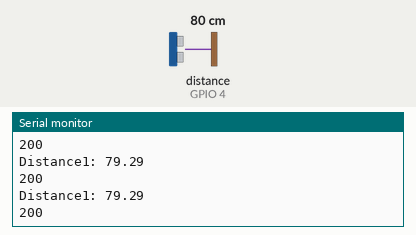
This sketch was run on a simulated ESP8266 (NodeMCU). On the bench: the last lines printed to the serial monitor. Wiring (inferred from the names in the program): ultrasonic range finder: trigger GPIO 5; echo GPIO 4. The inputs (shaded band) are chosen by the test bench; at power-on: distance to the obstacle (sensor on GPIO 4) 80 cm. The echo pulse lasts 58.3 µs per cm; WiFi joins after 1.5 s; servers stay silent unless stated; uploads are accepted with an empty reply.

Above: at 3.2 s.
3.3 s: distance to the obstacle (sensor on GPIO 4) set to 2 cm
At 3.38 s:
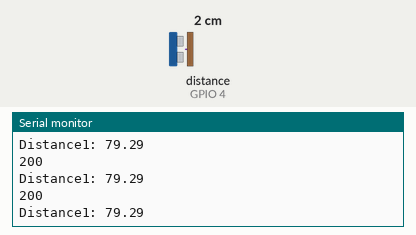
4.8 s: distance to the obstacle (sensor on GPIO 4) set to 4 cm
At 4.89 s:
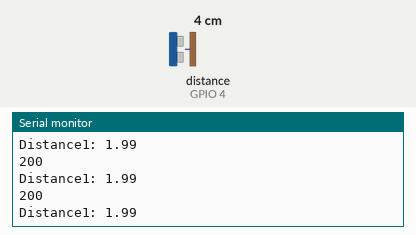
Timing chart, 0 to 7.8 s (numbered marks = the images above; inputs shaded):
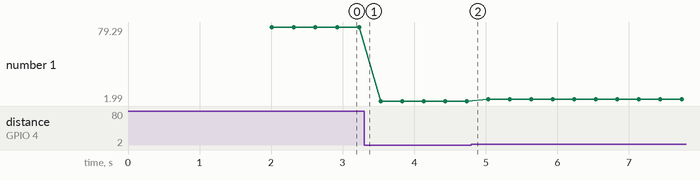

The sketch:

ultrasonic.ino
```cpp
// for the data to send to server


#include<ESP8266WiFi.h>
#include<ESP8266HTTPClient.h>
#include<WiFiClient.h>
char* ssid = "KU Wireless";
char* password = "";

const int trigPin1 = 5;  //D1
const int echoPin1 = 4;  //D2
//const int trigPin2 = 2;  //D4
//const int echoPin2 = 0;  //D3

long duration1;
float distance1;

void setup() {
pinMode(trigPin1, OUTPUT); // Sets the trigPin as an Output
pinMode(echoPin1, INPUT); // Sets the echoPin as an Input
//pinMode(trigPin2, OUTPUT); // Sets the trigPin as an Output
//pinMode(echoPin2, INPUT);
Serial.begin(115200); // Starts the serial communication
WiFi.begin(ssid, password);
while(WiFi.status() != WL_CONNECTED)
{
  Serial.println("Wifi not connecetd");
  delay(1000);
}
Serial.println("WiFi Connected");
Serial.println("IP ADDRESS:");
Serial.println(WiFi.localIP());
}

void loop() {

// Clears the trigPin
digitalWrite(trigPin1, LOW);
//digitalWrite(trigPin2, LOW);
//delayMicroseconds(2);

// Sets the trigPin on HIGH state for 10 micro seconds
digitalWrite(trigPin1, HIGH);
//digitalWrite(trigPin2, HIGH);
delayMicroseconds(10);
digitalWrite(trigPin1, LOW);
//digitalWrite(trigPin2, LOW);

// Reads the echoPin, returns the sound wave travel time in microseconds
duration1 = pulseIn(echoPin1, HIGH);
//duration2 = pulseIn(echoPin2, HIGH);
// Calculating the distance
distance1= duration1*0.034/2;
//distance2= duration2*0.034/2;
// Prints the distance on the Serial Monitor
Serial.print("Distance1: ");
Serial.println(distance1);
//Serial.print("Distance2: ");
//Serial.println(distance2);

if(WiFi.status() == WL_CONNECTED)
{
  HTTPClient http;
  http.begin("http:// 192.168.137.1/Hackathon/insert.php?distance1="+String(distance1));
  http.addHeader("Content-Type", "application/json");
  int httpCode =  http.GET();
  if(httpCode>0)
  {
     String payload = http.getString();
      Serial.println(httpCode);
      Serial.println(payload);
  }
  else
  {
    Serial.println("Error on HTTP request");
  }
  http.end();
}
delay(100);
}
```

Measured:
- plotted number 1: 79.29 → 1.99 after the input at 3.3 s, 1.99 → 3.98 after the input at 4.8 s
